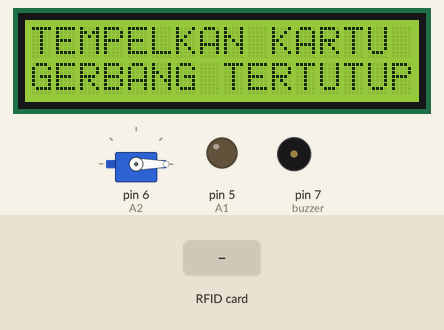
Recording of a sketch running on a simulated Arduino Uno, built with avr-gcc and run on an emulated ATmega328P. Parts: 16×2 character LCD, servo, output pins drawn as LEDs (lit = HIGH), buzzer (waves = sounding, pin HIGH). The inputs (shaded band) are chosen by the test bench. Pins used as bus, display or sensor lines are not drawn; what the sketch prints to the serial monitor is not drawn.

Above: at 1.6 s.
1.7 s: RFID card 5E 7A 19 C4 held to the reader
At 2.1 s:
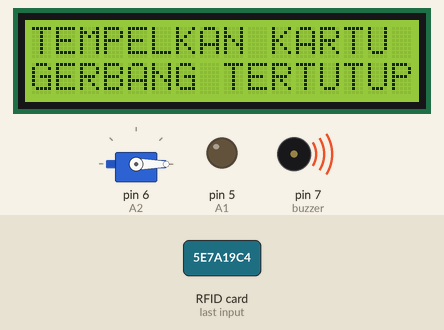
At 3.5 s:
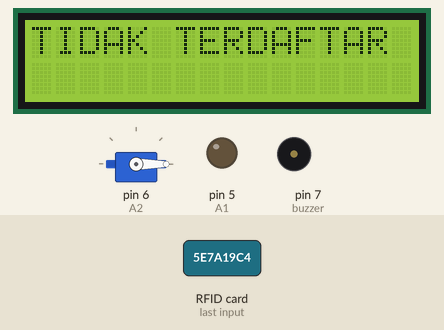
Timing chart, 0 to 5.0 s (numbered marks = the images above; inputs shaded):
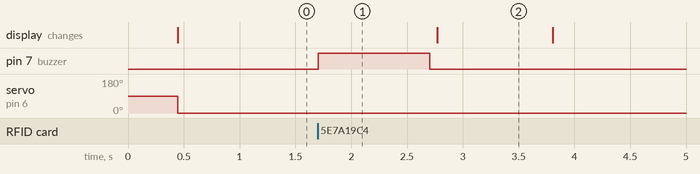

The sketch:

TANTANGAN_RFID_IR_LCD_SERVO_MOTOR_DRIVER.ino
```cpp
///Download dan masukan Library MFRC522
#include <SPI.h>
#include <MFRC522.h>
#include <LiquidCrystal_I2C.h>
#include <Servo.h>

//Inisialisasi pembuatan variable
#define SS_PIN 10
#define RST_PIN 9
#define A1 5 //motor A pin
#define A2 6
MFRC522 mfrc522(SS_PIN, RST_PIN);
LiquidCrystal_I2C lcd(0x27,16,2);
Servo myservo;
int buzzer =7;
int ir =2;
int outservo =6;
int incomingByte = 0; // for incoming serial data
int input = 0;
String uidString;


void setup() {
 //Menentukan Fungsionalitas dari PIN pada Microcontroller
 Serial.begin(115200); //baudrate yang digunakan untuk komunikasi microcontroller dengan komputer
 SPI.begin(); // Initiate SPI bus
 lcd.begin();
  myservo.attach(outservo);
 mfrc522.PCD_Init(); // Initiate MFRC522
 bunyibuzzeroke();
 pinMode(buzzer, OUTPUT);
 pinMode(ir, INPUT);
 pinMode(A1, OUTPUT);
 pinMode(A2, OUTPUT);

 digitalWrite(A1, LOW);
 digitalWrite(A2, LOW);


 Serial.println("Silahkan Pilih salah satu:");
 Serial.println("1.forward");
 Serial.println("2.backward");
 Serial.println("3.stop");

 lcd.clear();
 lcd.setCursor(0,0);lcd.print("TEMPELKAN KARTU");
 lcd.setCursor(0,1);lcd.print("GERBANG TERTUTUP");
 myservo.write(0);
  digitalWrite(A1, LOW);
 digitalWrite(A2, LOW);
}
void loop() {
 //Program yang akan dijalankan berulang-ulang


 if ( mfrc522.PICC_IsNewCardPresent()) {
    readRFID();
    Serial.print("Tag UID: ");
    Serial.println(uidString);


 if (uidString=="5_8F_8E_BF" or uidString=="4A_51_6E_AE"){

    bunyibuzzeroke();
    lcd.clear();//Untuk menghapus karakter pada LCD
    lcd.setCursor(0,0);lcd.print(" BERHASIL ");
    delay(1000);
    lcd.clear();
    lcd.setCursor(0,1);lcd.print("GERBANG TERBUKA ");
    delay(1000);
    lcd.clear();
    Serial.println("Silahkan Masuk Gerbang Terbuka");
    analogWrite(A1, 255);
    analogWrite(A2, 0);
    delay(100); //Jeda waktu perulagan seama 500 mili detik
    digitalWrite(A1, LOW);
    digitalWrite(A2, LOW);
    while(1){
      int state=digitalRead(ir);
      if (state==1){
        state=1;
      }
    else{

//    lcd.clear();
//    lcd.setCursor(0,1);lcd.print("TERTUTUP ");
//    delay(1000);
//    lcd.clear();
    Serial.println("GERBANG TERTUTUP");
//    lcd.clear();
//    lcd.setCursor(0,0);lcd.print("TEMPELKAN KARTU");
//    lcd.setCursor(0,1);lcd.print("GERBANG TERTUTUP");
    analogWrite(A1, 0);
    analogWrite(A2, 255);
       //backward
//    digitalWrite(A1, HIGH);
//    digitalWrite(A2, LOW);
    delay(100);
    digitalWrite(A1, LOW);
    digitalWrite(A2, LOW);
    break;
    }
  }
 }


else {
   bunyibuzzergagal();
   Serial.println("ga terdaftar");
   Serial.println("pintu tertutup");
   lcd.clear();//Untuk menghapus karakter pada LCD
   lcd.setCursor(0,0);lcd.print("TIDAK TERDAFTAR ");
   delay(1000);
   lcd.clear();
   lcd.setCursor(0,0);lcd.print("TEMPELKAN KARTU");
   lcd.setCursor(0,1);lcd.print("GERBANG TERTUTUP");
}

}
}

void readRFID() {
  mfrc522.PICC_ReadCardSerial();

  uidString = String(mfrc522.uid.uidByte[0],HEX) + "_" +
              String(mfrc522.uid.uidByte[1],HEX) + "_" +
              String(mfrc522.uid.uidByte[2],HEX) + "_" +
              String(mfrc522.uid.uidByte[3],HEX);
  uidString.toUpperCase();
}

void bunyibuzzeroke(){
  digitalWrite(buzzer, HIGH);
  delay(100);
  digitalWrite(buzzer, LOW);
  delay(50);
  digitalWrite(buzzer, HIGH);
  delay(100);
  digitalWrite(buzzer, LOW);
  delay(50);
}

void bunyibuzzergagal(){
  digitalWrite(buzzer, HIGH);
  delay(1000);
  digitalWrite(buzzer, LOW);
  delay(50);
}
```

Measured:
- after the input at 1.7 s, pin 7 (buzzer): LOW → HIGH at once, → LOW 1.0 s later
- what the display in image 2 shows lasts 1.0 s, from 2.8 s to 3.8 s
